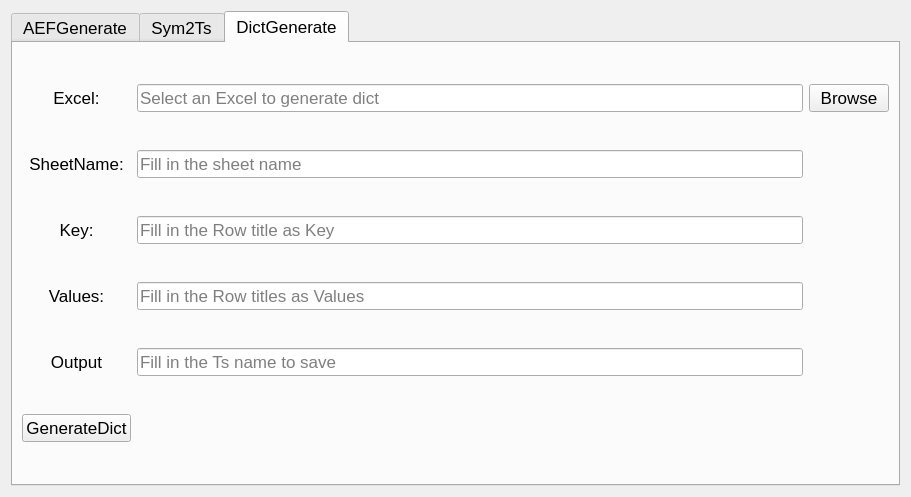
<?xml version="1.0" encoding="UTF-8"?>
<ui version="4.0">
 <class>OtTool</class>
 <widget class="QWidget" name="OtTool">
  <property name="geometry">
   <rect>
    <x>0</x>
    <y>0</y>
    <width>911</width>
    <height>497</height>
   </rect>
  </property>
  <property name="windowTitle">
   <string>OtTool</string>
  </property>
  <layout class="QGridLayout" name="gridLayout_4">
   <item row="0" column="0">
    <widget class="QTabWidget" name="tabWidget">
     <property name="font">
      <font>
       <pointsize>13</pointsize>
      </font>
     </property>
     <property name="currentIndex">
      <number>2</number>
     </property>
     <widget class="QWidget" name="tab_AEFGenerate">
      <attribute name="title">
       <string>AEFGenerate</string>
      </attribute>
      <layout class="QGridLayout" name="gridLayout_2">
       <item row="0" column="0">
        <widget class="QLabel" name="label_AEFGen_BaseAEF">
         <property name="font">
          <font>
           <pointsize>10</pointsize>
          </font>
         </property>
         <property name="text">
          <string>BaseAEF:</string>
         </property>
         <property name="alignment">
          <set>Qt::AlignCenter</set>
         </property>
        </widget>
       </item>
       <item row="0" column="1">
        <widget class="QLineEdit" name="LE_AEFGen_BaseAEF">
         <property name="font">
          <font>
           <pointsize>10</pointsize>
          </font>
         </property>
         <property name="readOnly">
          <bool>true</bool>
         </property>
         <property name="placeholderText">
          <string>Select the base AEF file</string>
         </property>
        </widget>
       </item>
       <item row="0" column="2">
        <widget class="QPushButton" name="BT_AEFGen_BaseAEF">
         <property name="font">
          <font>
           <pointsize>10</pointsize>
          </font>
         </property>
         <property name="text">
          <string>Browse</string>
         </property>
        </widget>
       </item>
       <item row="1" column="0">
        <widget class="QLabel" name="label_AEFGen_AEFFiles">
         <property name="font">
          <font>
           <pointsize>10</pointsize>
          </font>
         </property>
         <property name="text">
          <string>AEF Files:</string>
         </property>
         <property name="alignment">
          <set>Qt::AlignCenter</set>
         </property>
        </widget>
       </item>
       <item row="1" column="1" rowspan="2">
        <widget class="QTextBrowser" name="TextB_AEFGen_AEFFiles">
         <property name="font">
          <font>
           <pointsize>10</pointsize>
          </font>
         </property>
         <property name="placeholderText">
          <string>Selelct the AEF files</string>
         </property>
        </widget>
       </item>
       <item row="3" column="0">
        <widget class="QPushButton" name="BT_AEFGen_AEFGenerate">
         <property name="font">
          <font>
           <pointsize>10</pointsize>
          </font>
         </property>
         <property name="text">
          <string>AEFGenerate:</string>
         </property>
        </widget>
       </item>
       <item row="1" column="2">
        <widget class="QPushButton" name="BT_AEFGen_AEFFiles">
         <property name="font">
          <font>
           <pointsize>10</pointsize>
          </font>
         </property>
         <property name="text">
          <string>Browse</string>
         </property>
        </widget>
       </item>
      </layout>
     </widget>
     <widget class="QWidget" name="tab_Sym2Ts">
      <attribute name="title">
       <string>Sym2Ts</string>
      </attribute>
      <layout class="QGridLayout" name="gridLayout_3">
       <item row="0" column="0">
        <widget class="QLabel" name="label_Sym2Ts_Sym">
         <property name="text">
          <string>SymFile:</string>
         </property>
         <property name="alignment">
          <set>Qt::AlignCenter</set>
         </property>
        </widget>
       </item>
       <item row="0" column="1">
        <widget class="QLineEdit" name="LE_Sym2Ts_Sym">
         <property name="readOnly">
          <bool>true</bool>
         </property>
         <property name="placeholderText">
          <string>Select the Sym file</string>
         </property>
        </widget>
       </item>
       <item row="0" column="2">
        <widget class="QPushButton" name="BT_Sym2Ts_Sym">
         <property name="text">
          <string>Browse</string>
         </property>
        </widget>
       </item>
       <item row="1" column="0">
        <widget class="QLabel" name="label_Sym2Ts_Output">
         <property name="text">
          <string>OutPut:</string>
         </property>
         <property name="alignment">
          <set>Qt::AlignCenter</set>
         </property>
        </widget>
       </item>
       <item row="1" column="1">
        <widget class="QLineEdit" name="LE_Sym2Ts_Output">
         <property name="readOnly">
          <bool>false</bool>
         </property>
         <property name="placeholderText">
          <string>Fill the Ts Name to save</string>
         </property>
        </widget>
       </item>
       <item row="2" column="0">
        <widget class="QPushButton" name="BT_Sym2Ts_GenerateSymTs">
         <property name="text">
          <string>GenerateSymTs</string>
         </property>
        </widget>
       </item>
      </layout>
     </widget>
     <widget class="QWidget" name="tab_DictGenerate">
      <attribute name="title">
       <string>DictGenerate</string>
      </attribute>
      <layout class="QGridLayout" name="gridLayout">
       <item row="0" column="0">
        <widget class="QLabel" name="label_DictGen_Excel">
         <property name="font">
          <font>
           <pointsize>13</pointsize>
          </font>
         </property>
         <property name="text">
          <string>Excel:</string>
         </property>
         <property name="alignment">
          <set>Qt::AlignCenter</set>
         </property>
        </widget>
       </item>
       <item row="0" column="1">
        <widget class="QLineEdit" name="LE_DictGen_Excel">
         <property name="font">
          <font>
           <pointsize>13</pointsize>
          </font>
         </property>
         <property name="text">
          <string/>
         </property>
         <property name="readOnly">
          <bool>true</bool>
         </property>
         <property name="placeholderText">
          <string>Select an Excel to generate dict</string>
         </property>
        </widget>
       </item>
       <item row="0" column="2">
        <widget class="QPushButton" name="BT_DictGen_Excel">
         <property name="font">
          <font>
           <pointsize>13</pointsize>
          </font>
         </property>
         <property name="text">
          <string>Browse</string>
         </property>
        </widget>
       </item>
       <item row="1" column="0">
        <widget class="QLabel" name="label_DictGen_Sheet">
         <property name="font">
          <font>
           <pointsize>13</pointsize>
          </font>
         </property>
         <property name="text">
          <string>SheetName:</string>
         </property>
         <property name="alignment">
          <set>Qt::AlignCenter</set>
         </property>
        </widget>
       </item>
       <item row="1" column="1">
        <widget class="QLineEdit" name="LE_DictGen_Sheet">
         <property name="font">
          <font>
           <pointsize>13</pointsize>
          </font>
         </property>
         <property name="text">
          <string/>
         </property>
         <property name="placeholderText">
          <string>Fill in the sheet name</string>
         </property>
        </widget>
       </item>
       <item row="2" column="0">
        <widget class="QLabel" name="label_DictGen_Key">
         <property name="font">
          <font>
           <pointsize>13</pointsize>
          </font>
         </property>
         <property name="text">
          <string>Key:</string>
         </property>
         <property name="alignment">
          <set>Qt::AlignCenter</set>
         </property>
        </widget>
       </item>
       <item row="2" column="1">
        <widget class="QLineEdit" name="LE_DictGen_Key">
         <property name="font">
          <font>
           <pointsize>13</pointsize>
          </font>
         </property>
         <property name="placeholderText">
          <string>Fill in the Row title as Key</string>
         </property>
        </widget>
       </item>
       <item row="3" column="0">
        <widget class="QLabel" name="label_DictGen_Values">
         <property name="font">
          <font>
           <pointsize>13</pointsize>
          </font>
         </property>
         <property name="text">
          <string>Values:</string>
         </property>
         <property name="alignment">
          <set>Qt::AlignCenter</set>
         </property>
        </widget>
       </item>
       <item row="3" column="1">
        <widget class="QLineEdit" name="LE_DictGen_Values">
         <property name="font">
          <font>
           <pointsize>13</pointsize>
          </font>
         </property>
         <property name="placeholderText">
          <string>Fill in the Row titles as Values</string>
         </property>
        </widget>
       </item>
       <item row="4" column="0">
        <widget class="QLabel" name="label_DictGen_OutPut">
         <property name="font">
          <font>
           <pointsize>13</pointsize>
          </font>
         </property>
         <property name="text">
          <string>Output</string>
         </property>
         <property name="alignment">
          <set>Qt::AlignCenter</set>
         </property>
        </widget>
       </item>
       <item row="4" column="1">
        <widget class="QLineEdit" name="LE_DictGen_Output">
         <property name="font">
          <font>
           <pointsize>13</pointsize>
          </font>
         </property>
         <property name="placeholderText">
          <string>Fill in the Ts name to save</string>
         </property>
        </widget>
       </item>
       <item row="5" column="0">
        <widget class="QPushButton" name="BT_DictGen_GenerateDict">
         <property name="font">
          <font>
           <pointsize>13</pointsize>
          </font>
         </property>
         <property name="text">
          <string>GenerateDict</string>
         </property>
        </widget>
       </item>
      </layout>
     </widget>
    </widget>
   </item>
  </layout>
 </widget>
 <resources/>
 <connections/>
</ui>
